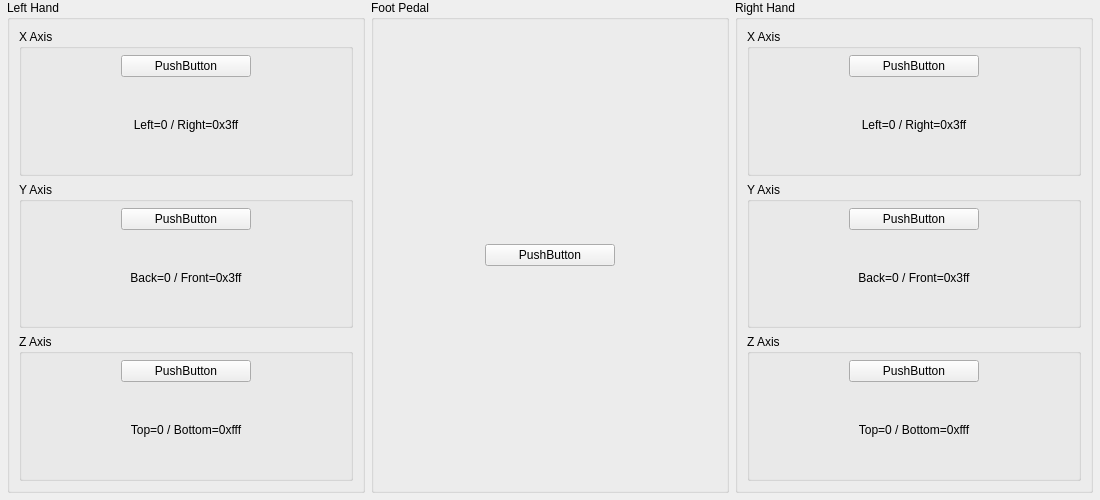
<?xml version="1.0" encoding="UTF-8"?>
<ui version="4.0">
 <class>USBBindingWidget_Gametrak</class>
 <widget class="QWidget" name="USBBindingWidget_Gametrak">
  <property name="geometry">
   <rect>
    <x>0</x>
    <y>0</y>
    <width>1100</width>
    <height>500</height>
   </rect>
  </property>
  <property name="sizePolicy">
   <sizepolicy hsizetype="MinimumExpanding" vsizetype="Preferred">
    <horstretch>0</horstretch>
    <verstretch>0</verstretch>
   </sizepolicy>
  </property>
  <layout class="QGridLayout" name="gridLayout">
   <property name="leftMargin">
    <number>0</number>
   </property>
   <property name="topMargin">
    <number>0</number>
   </property>
   <property name="rightMargin">
    <number>0</number>
   </property>
   <property name="bottomMargin">
    <number>0</number>
   </property>
   <item row="0" column="0">
    <spacer name="horizontalSpacer0">
     <property name="orientation">
      <enum>Qt::Horizontal</enum>
     </property>
    </spacer>
   </item>
   <item row="0" column="1">
    <layout class="QVBoxLayout" name="verticalLayout1">
     <item>
      <widget class="QGroupBox" name="groupBox1">
       <property name="title">
        <string>Left Hand</string>
       </property>
       <layout class="QGridLayout" name="gridLayout1">
        <item row="0" column="0">
         <widget class="QGroupBox" name="groupBox1_X">
          <property name="title">
           <string>X Axis</string>
          </property>
          <layout class="QGridLayout" name="gridLayout1_X">
           <property name="leftMargin">
            <number>6</number>
           </property>
           <property name="topMargin">
            <number>6</number>
           </property>
           <property name="rightMargin">
            <number>6</number>
           </property>
           <property name="bottomMargin">
            <number>6</number>
           </property>
           <item row="0" column="0">
            <widget class="InputBindingWidget" name="LeftX">
             <property name="minimumSize">
              <size>
               <width>130</width>
               <height>0</height>
              </size>
             </property>
             <property name="maximumSize">
              <size>
               <width>130</width>
               <height>16777215</height>
              </size>
             </property>
             <property name="text">
              <string>PushButton</string>
             </property>
            </widget>
           </item>
           <item row="1" column="0">
            <widget class="QLabel" name="label1_X">
             <property name="text">
              <string>Left=0 / Right=0x3ff</string>
             </property>
             <property name="alignment">
              <set>Qt::AlignCenter</set>
             </property>
            </widget>
           </item>
          </layout>
         </widget>
        </item>
        <item row="1" column="0">
         <widget class="QGroupBox" name="groupBox1_Y">
          <property name="title">
           <string>Y Axis</string>
          </property>
          <layout class="QGridLayout" name="gridLayout1_Y">
           <property name="leftMargin">
            <number>6</number>
           </property>
           <property name="topMargin">
            <number>6</number>
           </property>
           <property name="rightMargin">
            <number>6</number>
           </property>
           <property name="bottomMargin">
            <number>6</number>
           </property>
           <item row="0" column="0">
            <widget class="InputBindingWidget" name="LeftY">
             <property name="minimumSize">
              <size>
               <width>130</width>
               <height>0</height>
              </size>
             </property>
             <property name="maximumSize">
              <size>
               <width>130</width>
               <height>16777215</height>
              </size>
             </property>
             <property name="text">
              <string>PushButton</string>
             </property>
            </widget>
           </item>
           <item row="1" column="0">
            <widget class="QLabel" name="label1_Y">
             <property name="text">
              <string>Back=0 / Front=0x3ff</string>
             </property>
             <property name="alignment">
              <set>Qt::AlignCenter</set>
             </property>
            </widget>
           </item>
          </layout>
         </widget>
        </item>
        <item row="2" column="0">
         <widget class="QGroupBox" name="groupBox1_Z">
          <property name="title">
           <string>Z Axis</string>
          </property>
          <layout class="QGridLayout" name="gridLayout1_Z">
           <property name="leftMargin">
            <number>6</number>
           </property>
           <property name="topMargin">
            <number>6</number>
           </property>
           <property name="rightMargin">
            <number>6</number>
           </property>
           <property name="bottomMargin">
            <number>6</number>
           </property>
           <item row="0" column="0">
            <widget class="InputBindingWidget" name="LeftZ">
             <property name="minimumSize">
              <size>
               <width>130</width>
               <height>0</height>
              </size>
             </property>
             <property name="maximumSize">
              <size>
               <width>130</width>
               <height>16777215</height>
              </size>
             </property>
             <property name="text">
              <string>PushButton</string>
             </property>
            </widget>
           </item>
           <item row="1" column="0">
            <widget class="QLabel" name="label1_Z">
             <property name="text">
              <string>Top=0 / Bottom=0xfff</string>
             </property>
             <property name="alignment">
              <set>Qt::AlignCenter</set>
             </property>
            </widget>
           </item>
          </layout>
         </widget>
        </item>
       </layout>
      </widget>
     </item>
    </layout>
   </item>
   <item row="0" column="2">
    <layout class="QVBoxLayout" name="verticalLayout2">
     <item>
      <widget class="QGroupBox" name="groupBox2">
       <property name="title">
        <string>Foot Pedal</string>
       </property>
       <layout class="QGridLayout" name="gridLayout2">
        <property name="leftMargin">
         <number>6</number>
        </property>
        <property name="topMargin">
         <number>6</number>
        </property>
        <property name="rightMargin">
         <number>6</number>
        </property>
        <property name="bottomMargin">
         <number>6</number>
        </property>
        <item row="0" column="0">
         <widget class="InputBindingWidget" name="FootPedal">
          <property name="minimumSize">
           <size>
            <width>130</width>
            <height>0</height>
           </size>
          </property>
          <property name="maximumSize">
           <size>
            <width>130</width>
            <height>16777215</height>
           </size>
          </property>
          <property name="text">
           <string>PushButton</string>
          </property>
         </widget>
        </item>
       </layout>
      </widget>
     </item>
    </layout>
   </item>
   <item row="0" column="3">
    <layout class="QVBoxLayout" name="verticalLayout3">
     <item>
      <widget class="QGroupBox" name="groupBox3">
       <property name="title">
        <string>Right Hand</string>
       </property>
       <layout class="QGridLayout" name="gridLayout3">
        <item row="0" column="0">
         <widget class="QGroupBox" name="groupBox3_X">
          <property name="title">
           <string>X Axis</string>
          </property>
          <layout class="QGridLayout" name="gridLayout3_X">
           <property name="leftMargin">
            <number>6</number>
           </property>
           <property name="topMargin">
            <number>6</number>
           </property>
           <property name="rightMargin">
            <number>6</number>
           </property>
           <property name="bottomMargin">
            <number>6</number>
           </property>
           <item row="0" column="0">
            <widget class="InputBindingWidget" name="RightX">
             <property name="minimumSize">
              <size>
               <width>130</width>
               <height>0</height>
              </size>
             </property>
             <property name="maximumSize">
              <size>
               <width>130</width>
               <height>16777215</height>
              </size>
             </property>
             <property name="text">
              <string>PushButton</string>
             </property>
            </widget>
           </item>
           <item row="1" column="0">
            <widget class="QLabel" name="label3_X">
             <property name="text">
              <string>Left=0 / Right=0x3ff</string>
             </property>
             <property name="alignment">
              <set>Qt::AlignCenter</set>
             </property>
            </widget>
           </item>
          </layout>
         </widget>
        </item>
        <item row="1" column="0">
         <widget class="QGroupBox" name="groupBox3_Y">
          <property name="title">
           <string>Y Axis</string>
          </property>
          <layout class="QGridLayout" name="gridLayout3_Y">
           <property name="leftMargin">
            <number>6</number>
           </property>
           <property name="topMargin">
            <number>6</number>
           </property>
           <property name="rightMargin">
            <number>6</number>
           </property>
           <property name="bottomMargin">
            <number>6</number>
           </property>
           <item row="0" column="0">
            <widget class="InputBindingWidget" name="RightY">
             <property name="minimumSize">
              <size>
               <width>130</width>
               <height>0</height>
              </size>
             </property>
             <property name="maximumSize">
              <size>
               <width>130</width>
               <height>16777215</height>
              </size>
             </property>
             <property name="text">
              <string>PushButton</string>
             </property>
            </widget>
           </item>
           <item row="1" column="0">
            <widget class="QLabel" name="label3_Y">
             <property name="text">
              <string>Back=0 / Front=0x3ff</string>
             </property>
             <property name="alignment">
              <set>Qt::AlignCenter</set>
             </property>
            </widget>
           </item>
          </layout>
         </widget>
        </item>
        <item row="2" column="0">
         <widget class="QGroupBox" name="groupBox3_Z">
          <property name="title">
           <string>Z Axis</string>
          </property>
          <layout class="QGridLayout" name="gridLayout3_Z">
           <property name="leftMargin">
            <number>6</number>
           </property>
           <property name="topMargin">
            <number>6</number>
           </property>
           <property name="rightMargin">
            <number>6</number>
           </property>
           <property name="bottomMargin">
            <number>6</number>
           </property>
           <item row="0" column="0">
            <widget class="InputBindingWidget" name="RightZ">
             <property name="minimumSize">
              <size>
               <width>130</width>
               <height>0</height>
              </size>
             </property>
             <property name="maximumSize">
              <size>
               <width>130</width>
               <height>16777215</height>
              </size>
             </property>
             <property name="text">
              <string>PushButton</string>
             </property>
            </widget>
           </item>
           <item row="1" column="0">
            <widget class="QLabel" name="label3_Z">
             <property name="text">
              <string>Top=0 / Bottom=0xfff</string>
             </property>
             <property name="alignment">
              <set>Qt::AlignCenter</set>
             </property>
            </widget>
           </item>
          </layout>
         </widget>
        </item>
       </layout>
      </widget>
     </item>
    </layout>
   </item>
   <item row="0" column="4">
    <spacer name="horizontalSpacer4">
     <property name="orientation">
      <enum>Qt::Horizontal</enum>
     </property>
    </spacer>
   </item>
   <item row="1" column="1" colspan="3">
    <spacer name="verticalSpacer">
     <property name="orientation">
      <enum>Qt::Vertical</enum>
     </property>
    </spacer>
   </item>
  </layout>
 </widget>
 <customwidgets>
  <customwidget>
   <class>InputBindingWidget</class>
   <extends>QPushButton</extends>
   <header>Settings/InputBindingWidget.h</header>
  </customwidget>
 </customwidgets>
 <resources>
  <include location="../resources/resources.qrc"/>
 </resources>
 <connections/>
</ui>
